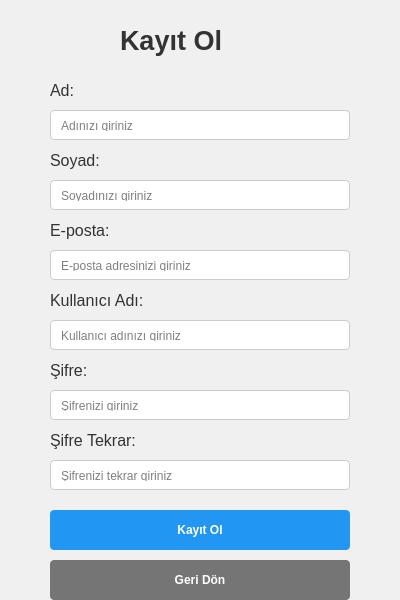
<?xml version="1.0" encoding="UTF-8"?>
<ui version="4.0">
 <class>Form</class>
 <widget class="QWidget" name="Form">
  <property name="geometry">
   <rect>
    <x>0</x>
    <y>0</y>
    <width>400</width>
    <height>600</height>
   </rect>
  </property>
  <property name="windowTitle">
   <string>Kayıt Ol</string>
  </property>
  <property name="styleSheet">
   <string notr="true">QWidget {
    background-color: #f0f0f0;
}
QLabel {
    color: #333333;
}
QLineEdit {
    padding: 8px;
    border: 1px solid #cccccc;
    border-radius: 4px;
    background-color: white;
}
QPushButton {
    padding: 8px;
    border-radius: 4px;
    background-color: #2196F3;
    color: white;
    font-weight: bold;
}
QPushButton:hover {
    background-color: #1976D2;
}
QPushButton#geri_button {
    background-color: #757575;
}
QPushButton#geri_button:hover {
    background-color: #616161;
}</string>
  </property>
  <widget class="QLabel" name="baslik_kayit">
   <property name="geometry">
    <rect>
     <x>120</x>
     <y>20</y>
     <width>160</width>
     <height>41</height>
    </rect>
   </property>
   <property name="font">
    <font>
     <family>Segoe UI</family>
     <pointsize>20</pointsize>
     <weight>75</weight>
     <bold>true</bold>
    </font>
   </property>
   <property name="text">
    <string>Kayıt Ol</string>
   </property>
  </widget>
  <widget class="QLabel" name="label_ad">
   <property name="geometry">
    <rect>
     <x>50</x>
     <y>80</y>
     <width>100</width>
     <height>21</height>
    </rect>
   </property>
   <property name="font">
    <font>
     <family>Segoe UI</family>
     <pointsize>12</pointsize>
    </font>
   </property>
   <property name="text">
    <string>Ad:</string>
   </property>
  </widget>
  <widget class="QLineEdit" name="kayit_ad">
   <property name="geometry">
    <rect>
     <x>50</x>
     <y>110</y>
     <width>300</width>
     <height>30</height>
    </rect>
   </property>
   <property name="placeholderText">
    <string>Adınızı giriniz</string>
   </property>
  </widget>
  <widget class="QLabel" name="label_soyad">
   <property name="geometry">
    <rect>
     <x>50</x>
     <y>150</y>
     <width>100</width>
     <height>21</height>
    </rect>
   </property>
   <property name="font">
    <font>
     <family>Segoe UI</family>
     <pointsize>12</pointsize>
    </font>
   </property>
   <property name="text">
    <string>Soyad:</string>
   </property>
  </widget>
  <widget class="QLineEdit" name="kayit_soyad">
   <property name="geometry">
    <rect>
     <x>50</x>
     <y>180</y>
     <width>300</width>
     <height>30</height>
    </rect>
   </property>
   <property name="placeholderText">
    <string>Soyadınızı giriniz</string>
   </property>
  </widget>
  <widget class="QLabel" name="label_email">
   <property name="geometry">
    <rect>
     <x>50</x>
     <y>220</y>
     <width>100</width>
     <height>21</height>
    </rect>
   </property>
   <property name="font">
    <font>
     <family>Segoe UI</family>
     <pointsize>12</pointsize>
    </font>
   </property>
   <property name="text">
    <string>E-posta:</string>
   </property>
  </widget>
  <widget class="QLineEdit" name="kayit_email">
   <property name="geometry">
    <rect>
     <x>50</x>
     <y>250</y>
     <width>300</width>
     <height>30</height>
    </rect>
   </property>
   <property name="placeholderText">
    <string>E-posta adresinizi giriniz</string>
   </property>
  </widget>
  <widget class="QLabel" name="label_kullaniciadi">
   <property name="geometry">
    <rect>
     <x>50</x>
     <y>290</y>
     <width>100</width>
     <height>21</height>
    </rect>
   </property>
   <property name="font">
    <font>
     <family>Segoe UI</family>
     <pointsize>12</pointsize>
    </font>
   </property>
   <property name="text">
    <string>Kullanıcı Adı:</string>
   </property>
  </widget>
  <widget class="QLineEdit" name="kayit_kullaniciadi">
   <property name="geometry">
    <rect>
     <x>50</x>
     <y>320</y>
     <width>300</width>
     <height>30</height>
    </rect>
   </property>
   <property name="placeholderText">
    <string>Kullanıcı adınızı giriniz</string>
   </property>
  </widget>
  <widget class="QLabel" name="label_sifre">
   <property name="geometry">
    <rect>
     <x>50</x>
     <y>360</y>
     <width>100</width>
     <height>21</height>
    </rect>
   </property>
   <property name="font">
    <font>
     <family>Segoe UI</family>
     <pointsize>12</pointsize>
    </font>
   </property>
   <property name="text">
    <string>Şifre:</string>
   </property>
  </widget>
  <widget class="QLineEdit" name="kayit_sifre">
   <property name="geometry">
    <rect>
     <x>50</x>
     <y>390</y>
     <width>300</width>
     <height>30</height>
    </rect>
   </property>
   <property name="echoMode">
    <enum>QLineEdit::Password</enum>
   </property>
   <property name="placeholderText">
    <string>Şifrenizi giriniz</string>
   </property>
  </widget>
  <widget class="QLabel" name="label_sifre_tekrar">
   <property name="geometry">
    <rect>
     <x>50</x>
     <y>430</y>
     <width>100</width>
     <height>21</height>
    </rect>
   </property>
   <property name="font">
    <font>
     <family>Segoe UI</family>
     <pointsize>12</pointsize>
    </font>
   </property>
   <property name="text">
    <string>Şifre Tekrar:</string>
   </property>
  </widget>
  <widget class="QLineEdit" name="kayit_sifre_tekrar">
   <property name="geometry">
    <rect>
     <x>50</x>
     <y>460</y>
     <width>300</width>
     <height>30</height>
    </rect>
   </property>
   <property name="echoMode">
    <enum>QLineEdit::Password</enum>
   </property>
   <property name="placeholderText">
    <string>Şifrenizi tekrar giriniz</string>
   </property>
  </widget>
  <widget class="QPushButton" name="kayit_button">
   <property name="geometry">
    <rect>
     <x>50</x>
     <y>510</y>
     <width>300</width>
     <height>40</height>
    </rect>
   </property>
   <property name="text">
    <string>Kayıt Ol</string>
   </property>
  </widget>
  <widget class="QPushButton" name="geri_button">
   <property name="geometry">
    <rect>
     <x>50</x>
     <y>560</y>
     <width>300</width>
     <height>40</height>
    </rect>
   </property>
   <property name="text">
    <string>Geri Dön</string>
   </property>
  </widget>
 </widget>
 <resources/>
 <connections/>
</ui> 
